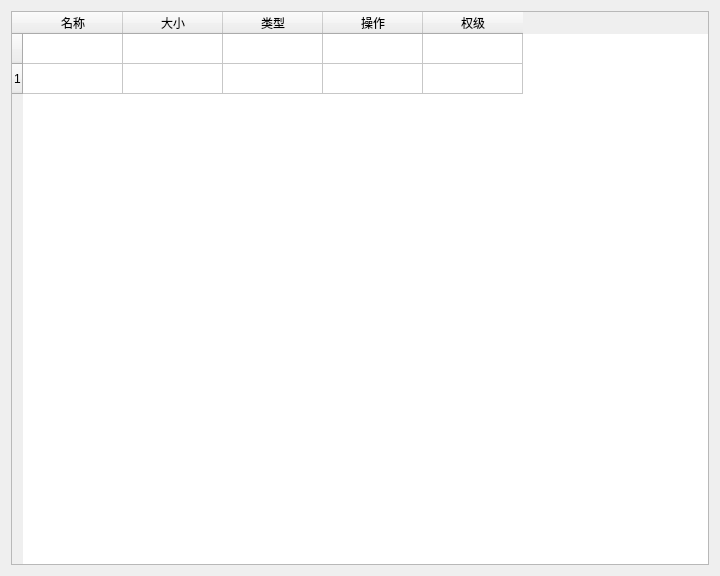
<?xml version="1.0" encoding="UTF-8"?>
<ui version="4.0">
 <class>Form</class>
 <widget class="QWidget" name="Form">
  <property name="geometry">
   <rect>
    <x>0</x>
    <y>0</y>
    <width>720</width>
    <height>576</height>
   </rect>
  </property>
  <property name="windowTitle">
   <string>Form</string>
  </property>
  <layout class="QGridLayout" name="gridLayout">
   <item row="0" column="0">
    <widget class="QTableWidget" name="tableWidget">
     <row>
      <property name="text">
       <string/>
      </property>
     </row>
     <row>
      <property name="text">
       <string>1</string>
      </property>
     </row>
     <column>
      <property name="text">
       <string>名称</string>
      </property>
     </column>
     <column>
      <property name="text">
       <string>大小</string>
      </property>
     </column>
     <column>
      <property name="text">
       <string>类型</string>
      </property>
     </column>
     <column>
      <property name="text">
       <string>操作</string>
      </property>
     </column>
     <column>
      <property name="text">
       <string>权级</string>
      </property>
     </column>
    </widget>
   </item>
  </layout>
 </widget>
 <resources/>
 <connections/>
</ui>
